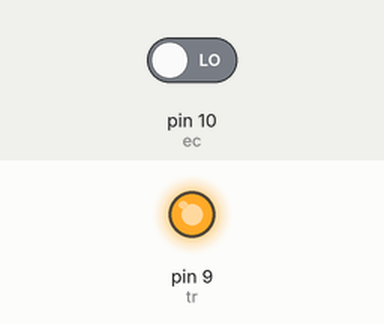
Bench run of a sketch on a simulated Arduino Uno, built with avr-gcc and run on an emulated ATmega328P. Parts: output pins drawn as LEDs (lit = HIGH). The test bench sets the inputs (shaded band); at power-on: pin 10 (ec) LOW. What the sketch prints to the serial monitor is not drawn.

Above: at 0.1 s.
Timing chart, 0 to 1.6 s (numbered marks = the images above):
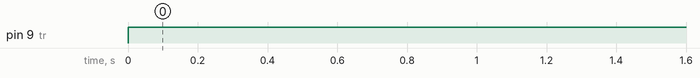

The sketch:

ultrasound.ino
```cpp
int tr=9;
int ec=10;
void setup()
{
  pinMode(tr,OUTPUT);
  pinMode(ec,INPUT);
  Serial.begin(9600);
}
void loop()
{
 digitalWrite(tr, LOW);
delayMicroseconds(2);
digitalWrite(tr, HIGH);
//delayMicroseconds(10);
//digitalWrite(tr, LOW);
  long duration=pulseIn(ec,HIGH);
 double distance=duration*0.034/2;
  Serial.print("\ndistance : ");
  Serial.print(distance);
}
```

Measured:
- by itself, pin 9 (tr): LOW → HIGH at 0.00 s
